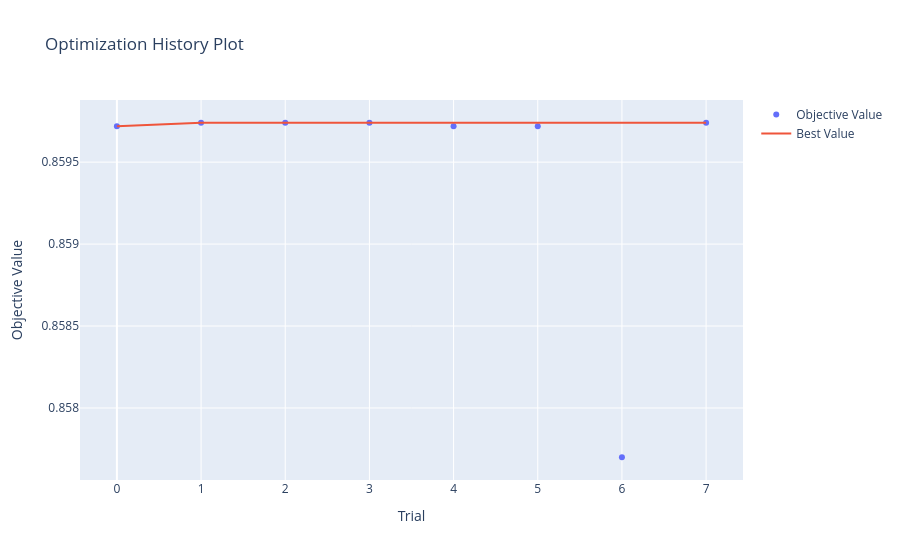

The code cell stored with this chart in its notebook:
### Markdown cell above
#### LGBMClassifier Optimization History

### Code cell
plot_optimization_history(studies['Lgb'])

### Figure 1 — Plotly figure (JSON) as saved in the notebook; plotly's stock layout.template omitted (floating-point values rounded to 4 significant figures)
{"data": [{"mode": "markers", "name": "Objective Value", "type": "scatter", "x": [0, 1, 2, 3, 4, 5, 6, 7], "y": [0.8597, 0.8597, 0.8597, 0.8597, 0.8597, 0.8597, 0.8577, 0.8597]}, {"mode": "lines", "name": "Best Value", "type": "scatter", "x": [0, 1, 2, 3, 4, 5, 6, 7], "y": [0.8597, 0.8597, 0.8597, 0.8597, 0.8597, 0.8597, 0.8597, 0.8597]}, {"marker": {"color": "#cccccc"}, "mode": "markers", "name": "Infeasible Trial", "showlegend": false, "type": "scatter", "x": [], "y": []}], "layout": {"title": {"text": "Optimization History Plot"}, "xaxis": {"title": {"text": "Trial"}}, "yaxis": {"title": {"text": "Objective Value"}}}}
